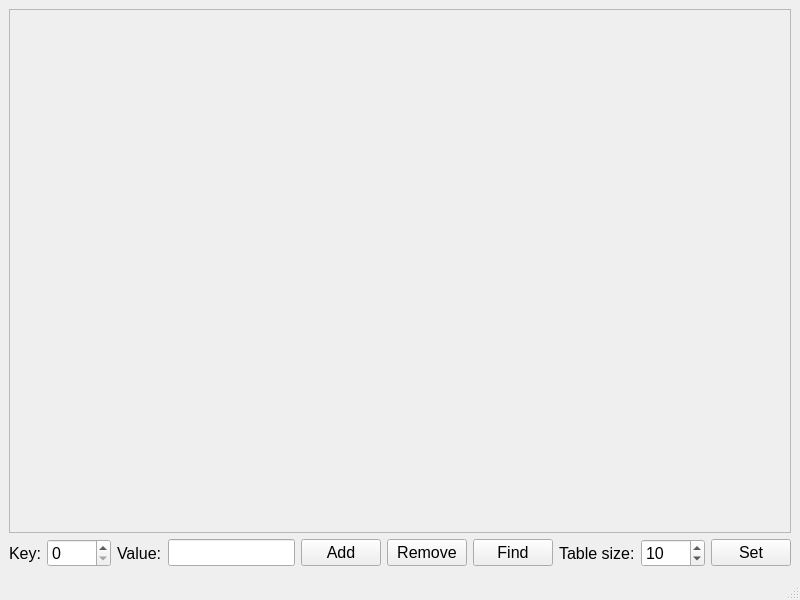
<?xml version="1.0" encoding="UTF-8"?>
<ui version="4.0">
 <class>MainWindow</class>
 <widget class="QMainWindow" name="MainWindow">
  <property name="geometry">
   <rect>
    <x>0</x>
    <y>0</y>
    <width>800</width>
    <height>600</height>
   </rect>
  </property>
  <property name="font">
   <font>
    <pointsize>12</pointsize>
   </font>
  </property>
  <property name="windowTitle">
   <string>MainWindow</string>
  </property>
  <widget class="QWidget" name="centralwidget">
   <layout class="QVBoxLayout" name="verticalLayout">
    <item>
     <widget class="QScrollArea" name="scrollArea">
      <property name="widgetResizable">
       <bool>true</bool>
      </property>
      <widget class="QWidget" name="scrollAreaWidgetContents">
       <property name="geometry">
        <rect>
         <x>0</x>
         <y>0</y>
         <width>780</width>
         <height>490</height>
        </rect>
       </property>
       <layout class="QVBoxLayout" name="verticalLayout_2">
        <item>
         <widget class="HashTableWidget" name="hashTable" native="true"/>
        </item>
       </layout>
      </widget>
     </widget>
    </item>
    <item>
     <layout class="QHBoxLayout" name="horizontalLayout">
      <item>
       <widget class="QLabel" name="label_key">
        <property name="text">
         <string>Key:</string>
        </property>
       </widget>
      </item>
      <item>
       <widget class="QSpinBox" name="spinBox_key">
        <property name="suffix">
         <string>    </string>
        </property>
       </widget>
      </item>
      <item>
       <widget class="QLabel" name="label_value">
        <property name="text">
         <string>Value:</string>
        </property>
       </widget>
      </item>
      <item>
       <widget class="QLineEdit" name="lineEdit_value"/>
      </item>
      <item>
       <widget class="QPushButton" name="pushButton_add">
        <property name="text">
         <string>Add</string>
        </property>
       </widget>
      </item>
      <item>
       <widget class="QPushButton" name="pushButton_remove">
        <property name="text">
         <string>Remove</string>
        </property>
       </widget>
      </item>
      <item>
       <widget class="QPushButton" name="pushButton_find">
        <property name="text">
         <string>Find</string>
        </property>
       </widget>
      </item>
      <item>
       <widget class="QLabel" name="label_tableSize">
        <property name="text">
         <string>Table size:</string>
        </property>
       </widget>
      </item>
      <item>
       <widget class="QSpinBox" name="spinBox_tableSize">
        <property name="suffix">
         <string>    </string>
        </property>
        <property name="minimum">
         <number>1</number>
        </property>
        <property name="value">
         <number>10</number>
        </property>
       </widget>
      </item>
      <item>
       <widget class="QPushButton" name="pushButton_setTableSize">
        <property name="text">
         <string>Set</string>
        </property>
       </widget>
      </item>
     </layout>
    </item>
   </layout>
  </widget>
  <widget class="QMenuBar" name="menubar">
   <property name="geometry">
    <rect>
     <x>0</x>
     <y>0</y>
     <width>800</width>
     <height>27</height>
    </rect>
   </property>
  </widget>
  <widget class="QStatusBar" name="statusbar"/>
 </widget>
 <customwidgets>
  <customwidget>
   <class>HashTableWidget</class>
   <extends>QWidget</extends>
   <header>HashTableWidget.h</header>
   <container>1</container>
  </customwidget>
 </customwidgets>
 <resources/>
 <connections/>
</ui>
